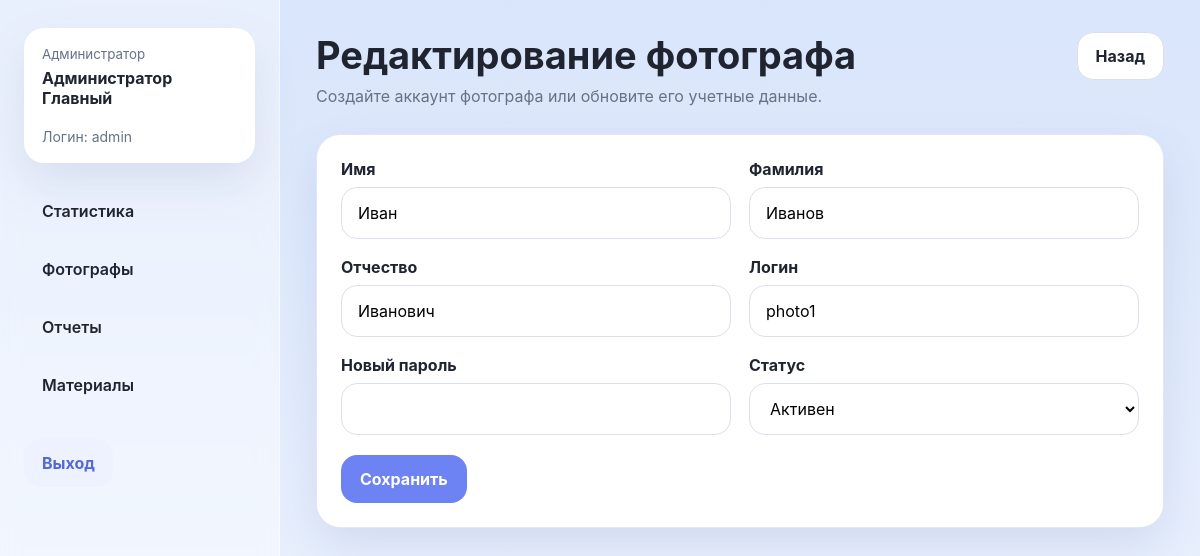
Screenshot of /admin/photographers/2/edit (signed in) with the database file from the repository.
### tables this page shows
CREATE TABLE roles (
    id INTEGER PRIMARY KEY AUTOINCREMENT,
    code TEXT NOT NULL UNIQUE,
    name TEXT NOT NULL
);

CREATE TABLE users (
    id INTEGER PRIMARY KEY AUTOINCREMENT,
    login TEXT NOT NULL UNIQUE,
    password_hash TEXT NOT NULL,
    first_name TEXT NOT NULL,
    last_name TEXT NOT NULL,
    middle_name TEXT DEFAULT '',
    role_id INTEGER NOT NULL,
    is_active INTEGER NOT NULL DEFAULT 1,
    created_at TEXT NOT NULL,
    FOREIGN KEY (role_id) REFERENCES roles(id)
);

### routes/admin.py (the view, shortened to what this page needs)
    @app.route("/admin/photographers/<int:user_id>/edit", methods=["GET", "POST"])
    @login_required
    @role_required(ROLE_ADMIN)
    def edit_photographer(user_id: int):
        photographer = get_photographer(user_id)
        values = {
            "login": photographer["login"],
            "first_name": photographer["first_name"],
            "last_name": photographer["last_name"],
            "middle_name": photographer["middle_name"],
            "is_active": str(photographer["is_active"]),
        }
        return render_template("admin/photographer_form.html", mode="edit", photographer=photographer, values=values)

### db.py (called while the page is built)
def get_db() -> sqlite3.Connection:
    if "db" not in g:
        g.db = sqlite3.connect(DATABASE)
        g.db.row_factory = sqlite3.Row
        g.db.execute("PRAGMA foreign_keys = ON")
    return g.db

def query_one(query: str, params=()):
    return get_db().execute(query, params).fetchone()

### report_services.py (called while the page is built)
def get_photographer(user_id: int):
    row = query_one(
        """
        SELECT u.*, r.code AS role_code, r.name AS role_name
        FROM users u
        JOIN roles r ON r.id = u.role_id
        WHERE u.id = ? AND r.code = 'photographer'
        """,
        (user_id,),
    )
    if row is None:
        abort(404)
    return row

### template_helpers.py (called while the page is built)
def register_template_helpers(app):
    @app.context_processor
    def inject_globals():
        return {
            "nav_items": NAV_ITEMS,
            "display_name": display_name,
            "today_iso": date.today().isoformat(),
            "status_label": status_label,
        }
    @app.template_filter("currency")
    def currency_filter(value):
        value = value or 0
        return f"{float(value):,.0f} ₽".replace(",", " ")
    @app.template_filter("shortdate")
    def shortdate_filter(value):
        if not value:
            return "—"
        return datetime.strptime(value, "%Y-%m-%d").strftime("%d.%m.%Y")

### users.py (called while the page is built)
@login_manager.user_loader
def load_user(user_id: str):
    row = query_one(
        """
        SELECT u.*, r.code AS role_code, r.name AS role_name
        FROM users u
        JOIN roles r ON r.id = u.role_id
        WHERE u.id = ? AND u.is_active = 1
        """,
        (user_id,),
    )
    if row is None:
        return None
    return AppUser(row)

def role_required(*roles):
    def decorator(view):
        @wraps(view)
        def wrapped(*args, **kwargs):
            if not current_user.is_authenticated:
                return login_manager.unauthorized()
            if current_user.role_code not in roles:
                abort(403)
            return view(*args, **kwargs)
        return wrapped
    return decorator

    @property
    def is_active(self) -> bool:
        return self._is_active

    @property
    def full_name(self) -> str:
        return display_name(self.__dict__)

### templates/admin/photographer_form.html (shortened to what this page needs)
{% extends 'base.html' %}
{% block content %}
<div class="page-header">
  <div>
    <h1>{% if mode == 'create' %}Добавление нового фотографа{% else %}Редактирование фотографа{% endif %}</h1>
    <p>Создайте аккаунт фотографа или обновите его учетные данные.</p>
  </div>
  <div class="actions">
    <a class="btn btn-secondary" href="{{ url_for('admin_photographers') }}">Назад</a>
  </div>
</div>
<form class="card" method="post">
  <div class="form-grid">
    <div class="form-group"><label>Имя</label><input type="text" name="first_name" value="{{ values.get('first_name', '') }}" required></div>
    <div class="form-group"><label>Фамилия</label><input type="text" name="last_name" value="{{ values.get('last_name', '') }}" required></div>
    <div class="form-group"><label>Отчество</label><input type="text" name="middle_name" value="{{ values.get('middle_name', '') }}"></div>
    <div class="form-group"><label>Логин</label><input type="text" name="login" value="{{ values.get('login', '') }}" required></div>
    <div class="form-group"><label>{% if mode == 'create' %}Пароль{% else %}Новый пароль{% endif %}</label><input type="password" name="password" {% if mode == 'create' %}required{% endif %}></div>
    {% if mode == 'edit' %}
      <div class="form-group">
        <label>Статус</label>
        <select name="is_active">
          <option value="1" {% if values.get('is_active', '1') == '1' %}selected{% endif %}>Активен</option>
        </select>
      </div>
    {% endif %}
  </div>
  <div class="actions top-gap"><button class="btn" type="submit">{% if mode == 'create' %}Добавить{% else %}Сохранить{% endif %}</button></div>
</form>
{% endblock %}

### templates/base.html (shortened to what this page needs)
<!doctype html>
<html lang="ru">
  <head>
    <link rel="stylesheet" href="{{ url_for('static', filename='css/styles.css') }}">
  </head>
  <body>
    {% if current_user.is_authenticated %}
      <div class="layout">
        <aside class="sidebar">
          <div class="user-card">
            <small>{{ current_user.role_name }}</small>
            <strong>{{ current_user.full_name }}</strong>
            <div class="meta top-gap">Логин: {{ current_user.login }}</div>
          </div>
          <nav class="nav">
            {% for endpoint, label in nav_items.get(current_user.role_code, []) %}
              <a href="{{ url_for(endpoint) }}" class="{% if request.endpoint == endpoint %}active{% endif %}">{{ label }}</a>
            {% endfor %}
            {% if current_user.role_code == 'admin' %}
              <a href="{{ url_for('admin_consumables') }}" class="{% if request.endpoint == 'admin_consumables' %}active{% endif %}">Материалы</a>
            {% endif %}
          </nav>
          <a class="logout-link" href="{{ url_for('logout') }}">Выход</a>
        </aside>
        <main class="content">
          {% block content %}{% endblock %}
        </main>
      </div>
    {% else %}
      {% block auth_content %}{% endblock %}
    {% endif %}
  </body>
</html>

### static/css/styles.css (style rules this page uses)
:root { --bg: #dbe6fb; --panel: #ffffff; --panel-soft: #f4f6fb; --text: #1f2430; --muted: #677189; --accent: #6d82f3; --accent-dark: #5267d8; --danger: #d9534f; --success: #279c6d; --warning: #df9a1a; --border: #d9dfef; --shadow: 0 18px 45px rgba(58, 79, 137, 0.12); --radius: 24px; }
* { box-sizing: border-box; }
html, body { margin: 0; padding: 0; font-family: Inter, Arial, sans-serif; color: var(--text); background: linear-gradient(180deg, #d9e5fb 0%, #eef4ff 100%); }
a { color: inherit; text-decoration: none; }
button, input, textarea, select { font: inherit; }
.layout { display: flex; min-height: 100vh; }
.sidebar { width: 280px; background: rgba(255,255,255,0.42); backdrop-filter: blur(9px); padding: 28px 24px; border-right: 1px solid rgba(255,255,255,0.55); }
.user-card { background: var(--panel); border-radius: 20px; padding: 18px; box-shadow: var(--shadow); margin-bottom: 24px; }
.user-card small { color: var(--muted); display: block; margin-bottom: 6px; }
.nav { display: flex; flex-direction: column; gap: 10px; }
.nav a { padding: 14px 18px; border-radius: 16px; background: transparent; color: var(--text); font-weight: 600; }
.logout-link { margin-top: 30px; display: inline-flex; padding: 14px 18px; border-radius: 16px; background: #eef2ff; color: var(--accent-dark); font-weight: 700; }
.content { flex: 1; padding: 32px 36px 42px; }
.page-header { display: flex; align-items: flex-start; justify-content: space-between; gap: 20px; margin-bottom: 28px; }
.page-header h1 { margin: 0; font-size: 38px; }
.page-header p { margin: 8px 0 0; color: var(--muted); }
.actions { display: flex; gap: 12px; flex-wrap: wrap; }
.btn { display: inline-flex; align-items: center; justify-content: center; gap: 8px; min-height: 48px; padding: 0 18px; border: 1px solid transparent; border-radius: 16px; background: var(--accent); color: white; cursor: pointer; font-weight: 700; }
.btn-secondary { background: var(--panel); color: var(--text); border-color: var(--border); }
.card { background: var(--panel); border-radius: var(--radius); box-shadow: var(--shadow); padding: 24px; border: 1px solid rgba(217, 223, 239, 0.75); }
.form-grid { display: grid; grid-template-columns: 1fr 1fr; gap: 18px; }
.form-group { display: flex; flex-direction: column; gap: 8px; }
label { font-weight: 700; }
input[type="text"], input[type="date"], input[type="number"], input[type="password"], textarea, select { width: 100%; min-height: 52px; padding: 14px 16px; border: 1px solid var(--border); border-radius: 16px; background: white; }
.meta { color: var(--muted); font-size: 14px; }
.top-gap { margin-top: 20px; }

### rows the page displays
roles: role_name "Администратор"
users: login "admin"
users: first_name "Иван", last_name "Иванов", middle_name "Иванович", login "photo1"

### other values shown
{{ current_user.full_name }} "Администратор Главный"
{{ label }} "Статистика" "Фотографы" "Отчеты"
